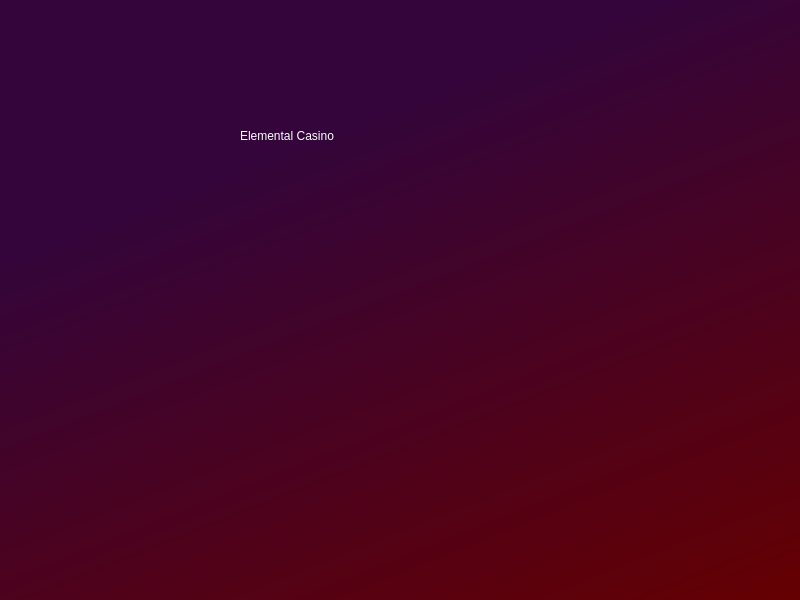
<?xml version="1.0" encoding="UTF-8"?>
<ui version="4.0">
 <class>AlertsQT</class>
 <widget class="QWidget" name="AlertsQT">
  <property name="geometry">
   <rect>
    <x>0</x>
    <y>0</y>
    <width>800</width>
    <height>600</height>
   </rect>
  </property>
  <property name="windowTitle">
   <string>AlertsQT</string>
  </property>
  <widget class="QWidget" name="widget" native="true">
   <property name="geometry">
    <rect>
     <x>0</x>
     <y>0</y>
     <width>801</width>
     <height>601</height>
    </rect>
   </property>
   <property name="styleSheet">
    <string notr="true">QWidget#widget{
background-color: qlineargradient(spread:pad, x1:0.533545, y1:0.136, x2:0.988636, y2:1, stop:0 rgba(51, 5, 59, 255), stop:1 rgba(100, 0, 2, 255))
}
</string>
   </property>
   <widget class="QLabel" name="label">
    <property name="geometry">
     <rect>
      <x>240</x>
      <y>80</y>
      <width>331</width>
      <height>111</height>
     </rect>
    </property>
    <property name="styleSheet">
     <string notr="true">font: 32pt &quot;Tempus Sans ITC&quot;; color: rgb(255, 255, 255);</string>
    </property>
    <property name="text">
     <string>Elemental Casino</string>
    </property>
   </widget>
   <widget class="QLabel" name="alertMessageLabel">
    <property name="geometry">
     <rect>
      <x>50</x>
      <y>230</y>
      <width>721</width>
      <height>111</height>
     </rect>
    </property>
    <property name="styleSheet">
     <string notr="true">color: rgb(255, 255, 255);
font: 22pt &quot;Sitka&quot;;</string>
    </property>
    <property name="text">
     <string/>
    </property>
   </widget>
  </widget>
 </widget>
 <layoutdefault spacing="6" margin="11"/>
 <resources/>
 <connections/>
</ui>
